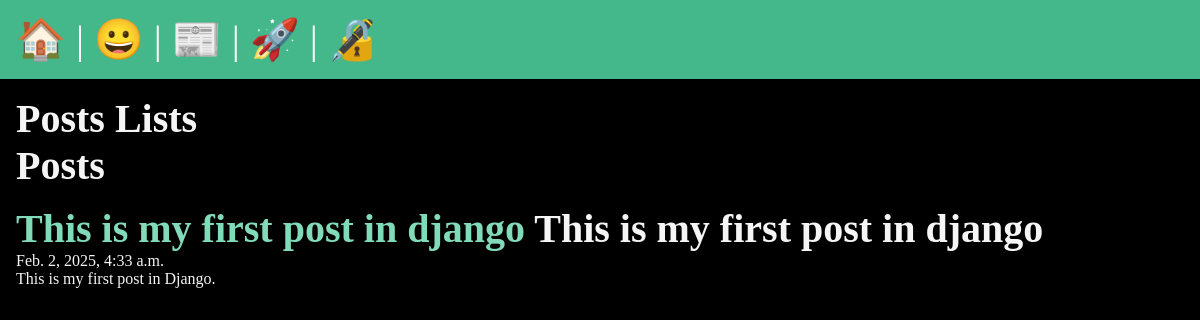
/posts/, run on the app's committed database.
### posts/models.py (models this page shows, shortened)
class Post(models.Model):
    title = models.CharField(max_length=75)
    body = models.TextField()
    slug = models.SlugField()
    date = models.DateTimeField(auto_now_add=True)
    banner = models.ImageField(default='fallback.png', blank=True)
    author = models.ForeignKey(User, on_delete=models.CASCADE, default=None)

### posts/views.py (the view)
# urls.py: path('', views.posts_list, name='list'),
def posts_list(request):
    posts = Post.objects.all().order_by('-date')
    return render(request, 'posts/posts_list.html', {'posts': posts})

### posts/templates/posts/posts_list.html (shortened to what this page needs)
{% extends 'layout.html' %} {% comment %} {% endcomment %}  {% block content %}
<h1>Posts Lists</h1>
<section>
  <h1>Posts</h1>
  {% for post in posts %}
  <article class="post">
    <h2>
      <a href="{% url 'posts:page' slug=post.slug %}">{{ post.title }}</a>
      {{ post.title }}
    </h2>
    <p>{{ post.date }}</p>
    <p>{{ post.body }}</p>
  </article>
  {% endfor %}
</section>
{% endblock %} ```

### static/css/style.css (style rules this page uses)
* { margin: 0; padding: 0; box-sizing: border-box; }
body { min-height: 100vh; background-color: black; color: whitesmoke; font-size: 3rem; }
section { display: flex; flex-flow: column; gap: 1rem; }
h1, h2 { font-size: 2.5rem; }
p { font-size: 1rem; }
a { text-decoration: none; color: #81dbb8; }

### data on the page
Post: title "This is my first post in django", date "Feb. 2, 2025, 4:33 a.m.", body "This is my first post in Django."
